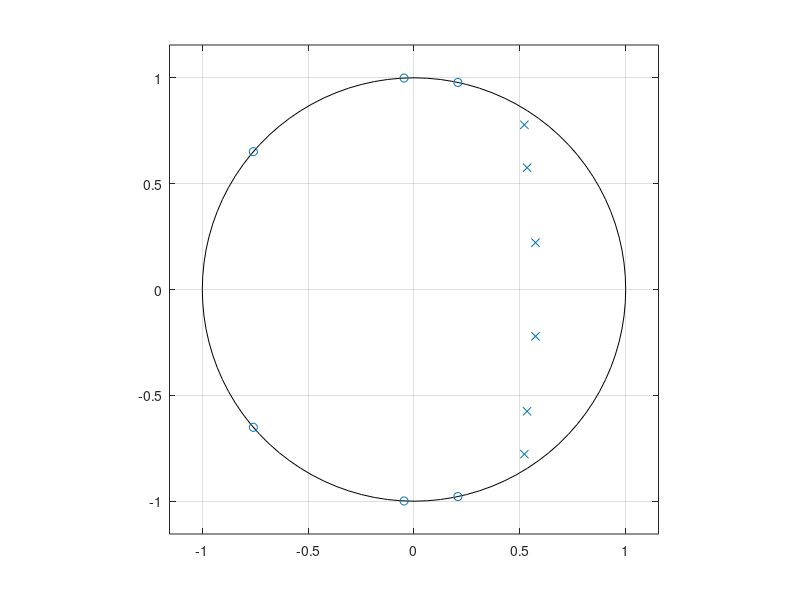

MATLAB code to generate this figure:
%f = 1; 

%T= 1/f; 

%w = 2*pi*f; 

wT = linspace(0*pi,2001);
w0T = 0.9.*pi; 
k= 0:6;

a0 = 0.00891905342725;
a1 = 0.01067677307842;
a2 = 0.02206621636788;
a3 = 0.02082781458465;
a4 = 0.02206621636788;
a5 = 0.01067677307842;
a6 = 0.00891905342725;

b1 = -3.25871965943552;
b2 = 5.40811082492794;
b3 = -5.37001371103694;
b4 = 3.33923666963572;
b5 = -1.21769664332873;
b6 = 0.20444044173525;
A = [a0,a1,a2,a3,a4,a5,a6];
B = [1,b1,b2,b3,b4,b5,b6];

H = freqz(A,B,wT);
plot(wT,abs(H));
plot(wT,20*log10(abs(H)));

%u=roots(A);
%o=roots(B);



%freqz(A1,B1,w0T); 

%zplane(u,o); 
zplane(A,B); 